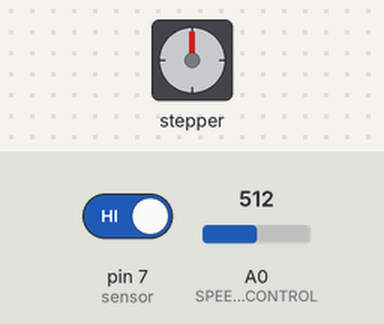
This sketch was run on a simulated Arduino Uno, built with avr-gcc and run on an emulated ATmega328P. On the bench: stepper motor. The inputs (shaded band) are chosen by the test bench; at power-on: pin 7 (sensor) HIGH, A0 (SPEED_CONTROL) = 512. Stepper angles assume 200 steps per turn; what the sketch prints to the serial monitor is not drawn.

Above: at 1.2 s.
1.3 s: pin 7 (sensor) driven LOW
At 1.45 s:
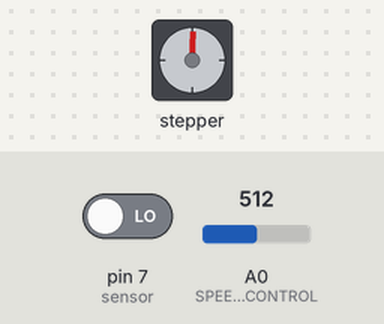
At 2.06 s:
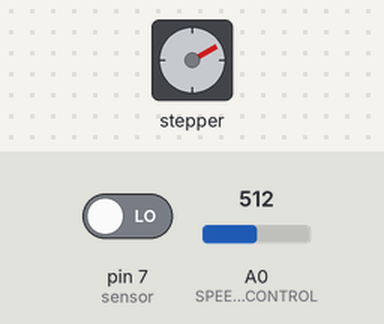
4.3 s: A0 (SPEED_CONTROL) set to 0
At 4.9 s:
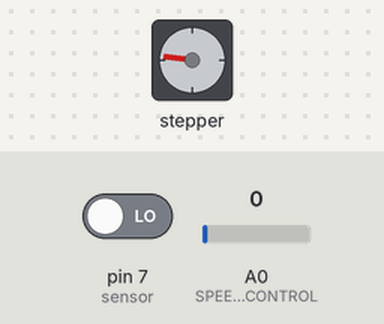
Timing chart, 0 to 7.3 s (numbered marks = the images above; inputs shaded):
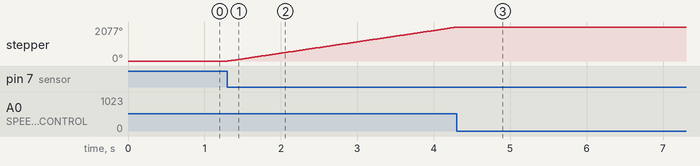

The sketch:

final_2.ino
```cpp
#include <Stepper.h>

#define sensor 7

// Define Constants
const int STEPS_PER_REV = 200;
const int SPEED_CONTROL = A0; // Analog pin for speed control
const int MAX_SPEED = 1500;    // Maximum speed
 Stepper stepper_NEMA17(STEPS_PER_REV, 1, 2, 3, 4);

void setup() {
  Serial.begin(9600);
  // Set the maximum speed initially
  stepper_NEMA17.setSpeed(MAX_SPEED);
  pinMode(sensor, INPUT);
}

void loop() {
  bool value = digitalRead(sensor);
  // Read the sensor value:
  int sensorReading = analogRead(SPEED_CONTROL);
  // Map it to a range from 0 to 100:
  if (value == 0) {
    Serial.println("OFF");
    int motorSpeed = map(sensorReading, 0, 1023, 0, MAX_SPEED);
  // Set the motor speed:
    if (motorSpeed > 0) {
      stepper_NEMA17.setSpeed(motorSpeed);
    // Step 1/100 of a revolution:
      stepper_NEMA17.step(STEPS_PER_REV / 100);
    }
  }
  else{
    Serial.println("ONN");
  }

}
```

Measured:
- after the input at 1.3 s, stepper: keeps turning clockwise at about 693°/s, starting at once
- after the input at 4.3 s, stepper: goes on until 4.3 s, then stays 2077°
